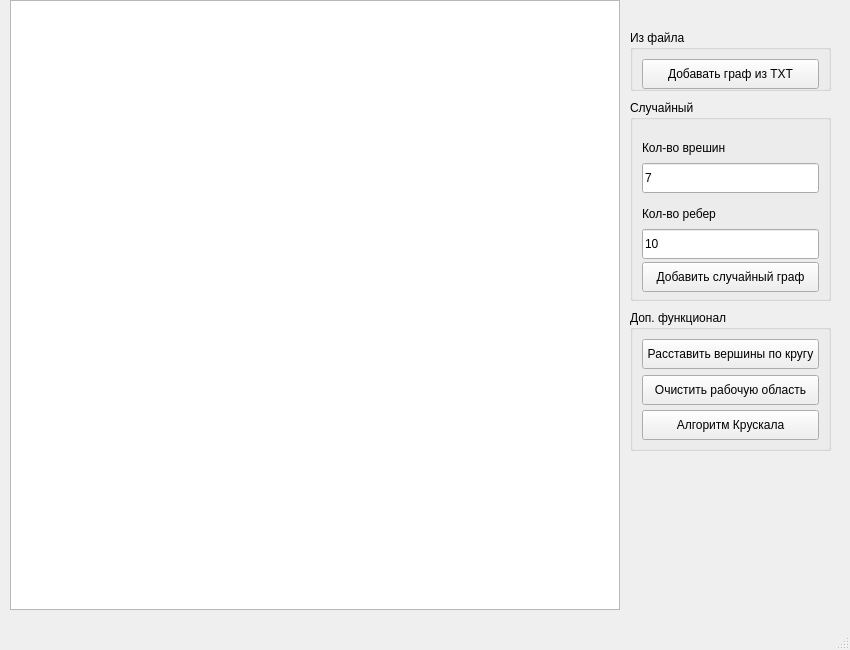
<?xml version="1.0" encoding="UTF-8"?>
<ui version="4.0">
 <class>MainWindow</class>
 <widget class="QMainWindow" name="MainWindow">
  <property name="enabled">
   <bool>true</bool>
  </property>
  <property name="geometry">
   <rect>
    <x>0</x>
    <y>0</y>
    <width>850</width>
    <height>650</height>
   </rect>
  </property>
  <property name="windowTitle">
   <string>Строитель графов</string>
  </property>
  <widget class="QWidget" name="centralwidget">
   <widget class="QGraphicsView" name="graphicsView">
    <property name="geometry">
     <rect>
      <x>10</x>
      <y>0</y>
      <width>610</width>
      <height>610</height>
     </rect>
    </property>
   </widget>
   <widget class="QGroupBox" name="groupBox">
    <property name="geometry">
     <rect>
      <x>630</x>
      <y>30</y>
      <width>201</width>
      <height>61</height>
     </rect>
    </property>
    <property name="title">
     <string>Из файла</string>
    </property>
    <layout class="QVBoxLayout" name="verticalLayout">
     <item>
      <widget class="QPushButton" name="pushButtonClearWorkArea_2">
       <property name="minimumSize">
        <size>
         <width>0</width>
         <height>30</height>
        </size>
       </property>
       <property name="text">
        <string>Добавать граф из TXT</string>
       </property>
      </widget>
     </item>
    </layout>
   </widget>
   <widget class="QGroupBox" name="groupBox_2">
    <property name="geometry">
     <rect>
      <x>630</x>
      <y>100</y>
      <width>201</width>
      <height>201</height>
     </rect>
    </property>
    <property name="sizePolicy">
     <sizepolicy hsizetype="Preferred" vsizetype="Preferred">
      <horstretch>0</horstretch>
      <verstretch>0</verstretch>
     </sizepolicy>
    </property>
    <property name="title">
     <string>Случайный</string>
    </property>
    <layout class="QVBoxLayout" name="verticalLayout_2">
     <item>
      <widget class="QLabel" name="label">
       <property name="sizePolicy">
        <sizepolicy hsizetype="Preferred" vsizetype="Fixed">
         <horstretch>0</horstretch>
         <verstretch>0</verstretch>
        </sizepolicy>
       </property>
       <property name="minimumSize">
        <size>
         <width>0</width>
         <height>30</height>
        </size>
       </property>
       <property name="maximumSize">
        <size>
         <width>16777215</width>
         <height>20</height>
        </size>
       </property>
       <property name="text">
        <string>Кол-во врешин</string>
       </property>
      </widget>
     </item>
     <item>
      <widget class="QLineEdit" name="lineEditNumVertex">
       <property name="minimumSize">
        <size>
         <width>0</width>
         <height>30</height>
        </size>
       </property>
       <property name="text">
        <string>7</string>
       </property>
      </widget>
     </item>
     <item>
      <widget class="QLabel" name="label_2">
       <property name="sizePolicy">
        <sizepolicy hsizetype="Preferred" vsizetype="Fixed">
         <horstretch>0</horstretch>
         <verstretch>20</verstretch>
        </sizepolicy>
       </property>
       <property name="minimumSize">
        <size>
         <width>0</width>
         <height>30</height>
        </size>
       </property>
       <property name="maximumSize">
        <size>
         <width>16777215</width>
         <height>20</height>
        </size>
       </property>
       <property name="text">
        <string>Кол-во ребер</string>
       </property>
      </widget>
     </item>
     <item>
      <widget class="QLineEdit" name="lineEditNumEdge">
       <property name="minimumSize">
        <size>
         <width>0</width>
         <height>30</height>
        </size>
       </property>
       <property name="text">
        <string>10</string>
       </property>
      </widget>
     </item>
     <item>
      <widget class="QPushButton" name="pushButtonAddRandomGraph">
       <property name="minimumSize">
        <size>
         <width>0</width>
         <height>30</height>
        </size>
       </property>
       <property name="text">
        <string>Добавить случайный граф</string>
       </property>
      </widget>
     </item>
    </layout>
   </widget>
   <widget class="QGroupBox" name="groupBox_3">
    <property name="geometry">
     <rect>
      <x>630</x>
      <y>310</y>
      <width>201</width>
      <height>141</height>
     </rect>
    </property>
    <property name="title">
     <string>Доп. функционал</string>
    </property>
    <layout class="QVBoxLayout" name="verticalLayout_3">
     <item>
      <widget class="QPushButton" name="pushButtonArrangeCircle">
       <property name="minimumSize">
        <size>
         <width>0</width>
         <height>30</height>
        </size>
       </property>
       <property name="text">
        <string>Расставить вершины по кругу</string>
       </property>
      </widget>
     </item>
     <item>
      <widget class="QPushButton" name="pushButtonClearWorkArea">
       <property name="minimumSize">
        <size>
         <width>0</width>
         <height>30</height>
        </size>
       </property>
       <property name="text">
        <string>Очистить рабочую область</string>
       </property>
      </widget>
     </item>
     <item>
      <widget class="QPushButton" name="pushButtonKruskal">
       <property name="minimumSize">
        <size>
         <width>0</width>
         <height>30</height>
        </size>
       </property>
       <property name="text">
        <string>Алгоритм Крускала</string>
       </property>
      </widget>
     </item>
    </layout>
   </widget>
  </widget>
  <widget class="QMenuBar" name="menubar">
   <property name="geometry">
    <rect>
     <x>0</x>
     <y>0</y>
     <width>850</width>
     <height>26</height>
    </rect>
   </property>
  </widget>
  <widget class="QStatusBar" name="statusbar"/>
 </widget>
 <resources/>
 <connections/>
</ui>
